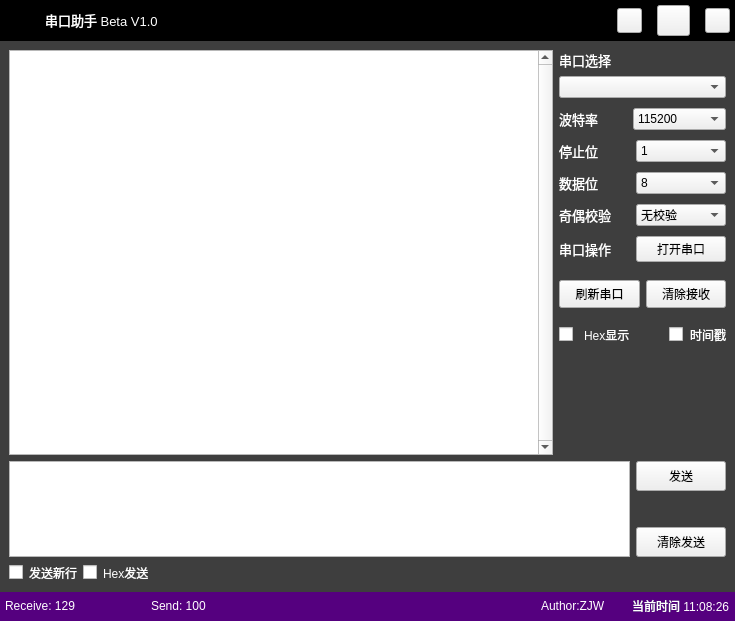
<?xml version="1.0" encoding="UTF-8"?>
<ui version="4.0">
 <class>Form</class>
 <widget class="QWidget" name="Form">
  <property name="geometry">
   <rect>
    <x>0</x>
    <y>0</y>
    <width>735</width>
    <height>621</height>
   </rect>
  </property>
  <property name="sizePolicy">
   <sizepolicy hsizetype="Preferred" vsizetype="Preferred">
    <horstretch>0</horstretch>
    <verstretch>0</verstretch>
   </sizepolicy>
  </property>
  <property name="minimumSize">
   <size>
    <width>306</width>
    <height>551</height>
   </size>
  </property>
  <property name="maximumSize">
   <size>
    <width>16777215</width>
    <height>16777215</height>
   </size>
  </property>
  <property name="baseSize">
   <size>
    <width>0</width>
    <height>0</height>
   </size>
  </property>
  <property name="mouseTracking">
   <bool>true</bool>
  </property>
  <property name="acceptDrops">
   <bool>false</bool>
  </property>
  <property name="windowTitle">
   <string>SEGCOM</string>
  </property>
  <property name="autoFillBackground">
   <bool>false</bool>
  </property>
  <layout class="QVBoxLayout" name="verticalLayout_4">
   <property name="spacing">
    <number>0</number>
   </property>
   <property name="leftMargin">
    <number>0</number>
   </property>
   <property name="topMargin">
    <number>0</number>
   </property>
   <property name="rightMargin">
    <number>0</number>
   </property>
   <property name="bottomMargin">
    <number>0</number>
   </property>
   <item>
    <widget class="QWidget" name="TitleBar" native="true">
     <property name="minimumSize">
      <size>
       <width>0</width>
       <height>41</height>
      </size>
     </property>
     <property name="maximumSize">
      <size>
       <width>16777215</width>
       <height>41</height>
      </size>
     </property>
     <property name="font">
      <font>
       <family>AcadEref</family>
      </font>
     </property>
     <property name="mouseTracking">
      <bool>true</bool>
     </property>
     <property name="styleSheet">
      <string notr="true">#TitleBar
{
	background-color: rgb(0, 0, 0);
}</string>
     </property>
     <layout class="QHBoxLayout" name="horizontalLayout_10">
      <property name="spacing">
       <number>15</number>
      </property>
      <property name="leftMargin">
       <number>5</number>
      </property>
      <property name="topMargin">
       <number>5</number>
      </property>
      <property name="rightMargin">
       <number>5</number>
      </property>
      <property name="bottomMargin">
       <number>5</number>
      </property>
      <item>
       <widget class="QLabel" name="TitleIcon">
        <property name="sizePolicy">
         <sizepolicy hsizetype="Fixed" vsizetype="Fixed">
          <horstretch>0</horstretch>
          <verstretch>0</verstretch>
         </sizepolicy>
        </property>
        <property name="minimumSize">
         <size>
          <width>25</width>
          <height>25</height>
         </size>
        </property>
        <property name="maximumSize">
         <size>
          <width>25</width>
          <height>25</height>
         </size>
        </property>
        <property name="styleSheet">
         <string notr="true">border-image: url(C:/images/title_icon.png)</string>
        </property>
        <property name="text">
         <string/>
        </property>
        <property name="alignment">
         <set>Qt::AlignLeading|Qt::AlignLeft|Qt::AlignVCenter</set>
        </property>
       </widget>
      </item>
      <item>
       <widget class="QLabel" name="TitleName">
        <property name="sizePolicy">
         <sizepolicy hsizetype="Fixed" vsizetype="Fixed">
          <horstretch>0</horstretch>
          <verstretch>0</verstretch>
         </sizepolicy>
        </property>
        <property name="maximumSize">
         <size>
          <width>210</width>
          <height>16777215</height>
         </size>
        </property>
        <property name="font">
         <font>
          <family>Arial</family>
          <pointsize>10</pointsize>
          <weight>50</weight>
          <bold>false</bold>
         </font>
        </property>
        <property name="mouseTracking">
         <bool>true</bool>
        </property>
        <property name="tabletTracking">
         <bool>false</bool>
        </property>
        <property name="styleSheet">
         <string notr="true">color: rgb(255, 255, 255);</string>
        </property>
        <property name="text">
         <string>串口助手 Beta V1.0</string>
        </property>
       </widget>
      </item>
      <item>
       <spacer name="horizontalSpacer">
        <property name="orientation">
         <enum>Qt::Horizontal</enum>
        </property>
        <property name="sizeHint" stdset="0">
         <size>
          <width>40</width>
          <height>20</height>
         </size>
        </property>
       </spacer>
      </item>
      <item>
       <widget class="QPushButton" name="MinimizeButton">
        <property name="sizePolicy">
         <sizepolicy hsizetype="Fixed" vsizetype="Fixed">
          <horstretch>0</horstretch>
          <verstretch>0</verstretch>
         </sizepolicy>
        </property>
        <property name="minimumSize">
         <size>
          <width>25</width>
          <height>25</height>
         </size>
        </property>
        <property name="maximumSize">
         <size>
          <width>25</width>
          <height>25</height>
         </size>
        </property>
        <property name="styleSheet">
         <string notr="true">QPushButton{
			border-image: url(C:/images/minimize_first.png);
}

QPushButton:hover{
			border-image: url(C:/images/minimize_latter.png);
}
</string>
        </property>
        <property name="text">
         <string/>
        </property>
       </widget>
      </item>
      <item>
       <widget class="QPushButton" name="MaximizeButton">
        <property name="sizePolicy">
         <sizepolicy hsizetype="Fixed" vsizetype="Fixed">
          <horstretch>0</horstretch>
          <verstretch>0</verstretch>
         </sizepolicy>
        </property>
        <property name="minimumSize">
         <size>
          <width>0</width>
          <height>0</height>
         </size>
        </property>
        <property name="maximumSize">
         <size>
          <width>16777215</width>
          <height>16777215</height>
         </size>
        </property>
        <property name="autoFillBackground">
         <bool>false</bool>
        </property>
        <property name="styleSheet">
         <string notr="true">QPushButton{
	border-image: url(C:/images/maximize_first.png);
	width: 25px;
	height:25px
}

QPushButton:hover{border-image: url(C:/images/maximize_latter.png);}
</string>
        </property>
        <property name="text">
         <string/>
        </property>
       </widget>
      </item>
      <item>
       <widget class="QPushButton" name="CloseButton">
        <property name="sizePolicy">
         <sizepolicy hsizetype="Fixed" vsizetype="Fixed">
          <horstretch>0</horstretch>
          <verstretch>0</verstretch>
         </sizepolicy>
        </property>
        <property name="minimumSize">
         <size>
          <width>25</width>
          <height>25</height>
         </size>
        </property>
        <property name="maximumSize">
         <size>
          <width>25</width>
          <height>25</height>
         </size>
        </property>
        <property name="styleSheet">
         <string notr="true">QPushButton{
			border-image: url(C:/images/close_first.png);
}

QPushButton:hover{
			border-image: url(C:/images/close_latter.png);
}
</string>
        </property>
        <property name="text">
         <string/>
        </property>
       </widget>
      </item>
     </layout>
    </widget>
   </item>
   <item>
    <widget class="QWidget" name="MainBackgroud" native="true">
     <property name="maximumSize">
      <size>
       <width>16777215</width>
       <height>16777215</height>
      </size>
     </property>
     <property name="mouseTracking">
      <bool>true</bool>
     </property>
     <property name="styleSheet">
      <string notr="true">#MainBackgroud
{
	background-color: rgb(62, 62, 62);
}</string>
     </property>
     <layout class="QVBoxLayout" name="verticalLayout_2">
      <item>
       <layout class="QHBoxLayout" name="horizontalLayout_8">
        <item>
         <widget class="QTextEdit" name="ReceiveEdit">
          <property name="minimumSize">
           <size>
            <width>100</width>
            <height>0</height>
           </size>
          </property>
          <property name="frameShape">
           <enum>QFrame::StyledPanel</enum>
          </property>
          <property name="verticalScrollBarPolicy">
           <enum>Qt::ScrollBarAlwaysOn</enum>
          </property>
          <property name="autoFormatting">
           <set>QTextEdit::AutoNone</set>
          </property>
          <property name="tabChangesFocus">
           <bool>false</bool>
          </property>
          <property name="undoRedoEnabled">
           <bool>false</bool>
          </property>
          <property name="lineWrapMode">
           <enum>QTextEdit::WidgetWidth</enum>
          </property>
          <property name="readOnly">
           <bool>true</bool>
          </property>
          <property name="html">
           <string>&lt;!DOCTYPE HTML PUBLIC &quot;-//W3C//DTD HTML 4.0//EN&quot; &quot;http://www.w3.org/TR/REC-html40/strict.dtd&quot;&gt;
&lt;html&gt;&lt;head&gt;&lt;meta name=&quot;qrichtext&quot; content=&quot;1&quot; /&gt;&lt;style type=&quot;text/css&quot;&gt;
p, li { white-space: pre-wrap; }
&lt;/style&gt;&lt;/head&gt;&lt;body style=&quot; font-family:'SimSun'; font-size:9pt; font-weight:400; font-style:normal;&quot;&gt;
&lt;p style=&quot;-qt-paragraph-type:empty; margin-top:0px; margin-bottom:0px; margin-left:0px; margin-right:0px; -qt-block-indent:0; text-indent:0px;&quot;&gt;&lt;br /&gt;&lt;/p&gt;&lt;/body&gt;&lt;/html&gt;</string>
          </property>
          <property name="overwriteMode">
           <bool>false</bool>
          </property>
          <property name="textInteractionFlags">
           <set>Qt::TextSelectableByMouse</set>
          </property>
          <property name="placeholderText">
           <string notr="true"/>
          </property>
         </widget>
        </item>
        <item>
         <layout class="QVBoxLayout" name="verticalLayout_5">
          <item>
           <layout class="QVBoxLayout" name="verticalLayout">
            <item>
             <widget class="QLabel" name="SerialCOMLabel">
              <property name="maximumSize">
               <size>
                <width>75</width>
                <height>20</height>
               </size>
              </property>
              <property name="font">
               <font>
                <family>AcadEref</family>
                <pointsize>10</pointsize>
               </font>
              </property>
              <property name="text">
               <string>&lt;html&gt;&lt;head/&gt;&lt;body&gt;&lt;p&gt;&lt;span style=&quot; color:#ffffff;&quot;&gt;串口选择&lt;/span&gt;&lt;/p&gt;&lt;/body&gt;&lt;/html&gt;</string>
              </property>
             </widget>
            </item>
            <item>
             <widget class="QComboBox" name="SerialCOMComboBox">
              <property name="enabled">
               <bool>true</bool>
              </property>
              <property name="sizePolicy">
               <sizepolicy hsizetype="Fixed" vsizetype="Fixed">
                <horstretch>0</horstretch>
                <verstretch>0</verstretch>
               </sizepolicy>
              </property>
              <property name="maximumSize">
               <size>
                <width>218</width>
                <height>16777215</height>
               </size>
              </property>
              <property name="currentText">
               <string/>
              </property>
             </widget>
            </item>
            <item>
             <layout class="QVBoxLayout" name="verticalLayout_6">
              <property name="topMargin">
               <number>0</number>
              </property>
              <item>
               <layout class="QHBoxLayout" name="horizontalLayout_3">
                <property name="spacing">
                 <number>0</number>
                </property>
                <property name="topMargin">
                 <number>4</number>
                </property>
                <item>
                 <widget class="QLabel" name="SerialBaudRateLabel">
                  <property name="sizePolicy">
                   <sizepolicy hsizetype="Fixed" vsizetype="Fixed">
                    <horstretch>0</horstretch>
                    <verstretch>0</verstretch>
                   </sizepolicy>
                  </property>
                  <property name="maximumSize">
                   <size>
                    <width>74</width>
                    <height>30</height>
                   </size>
                  </property>
                  <property name="font">
                   <font>
                    <family>AcadEref</family>
                    <pointsize>10</pointsize>
                   </font>
                  </property>
                  <property name="text">
                   <string>&lt;html&gt;&lt;head/&gt;&lt;body&gt;&lt;p&gt;&lt;span style=&quot; color:#ffffff;&quot;&gt;波特率&lt;/span&gt;&lt;/p&gt;&lt;/body&gt;&lt;/html&gt;</string>
                  </property>
                 </widget>
                </item>
                <item>
                 <widget class="QComboBox" name="SerialBaudRateComboBox">
                  <property name="maximumSize">
                   <size>
                    <width>113</width>
                    <height>23</height>
                   </size>
                  </property>
                  <property name="editable">
                   <bool>false</bool>
                  </property>
                  <item>
                   <property name="text">
                    <string>115200</string>
                   </property>
                  </item>
                  <item>
                   <property name="text">
                    <string>57600</string>
                   </property>
                  </item>
                  <item>
                   <property name="text">
                    <string>19200</string>
                   </property>
                  </item>
                  <item>
                   <property name="text">
                    <string>9600</string>
                   </property>
                  </item>
                  <item>
                   <property name="text">
                    <string>4800</string>
                   </property>
                  </item>
                  <item>
                   <property name="text">
                    <string>2400</string>
                   </property>
                  </item>
                  <item>
                   <property name="text">
                    <string>1200</string>
                   </property>
                  </item>
                  <item>
                   <property name="text">
                    <string>自定义</string>
                   </property>
                  </item>
                 </widget>
                </item>
               </layout>
              </item>
              <item>
               <layout class="QHBoxLayout" name="horizontalLayout_4">
                <property name="spacing">
                 <number>3</number>
                </property>
                <property name="topMargin">
                 <number>4</number>
                </property>
                <item>
                 <widget class="QLabel" name="SerialStopBitsLabel">
                  <property name="sizePolicy">
                   <sizepolicy hsizetype="Fixed" vsizetype="Fixed">
                    <horstretch>0</horstretch>
                    <verstretch>0</verstretch>
                   </sizepolicy>
                  </property>
                  <property name="maximumSize">
                   <size>
                    <width>74</width>
                    <height>30</height>
                   </size>
                  </property>
                  <property name="font">
                   <font>
                    <family>AcadEref</family>
                    <pointsize>10</pointsize>
                   </font>
                  </property>
                  <property name="text">
                   <string>&lt;html&gt;&lt;head/&gt;&lt;body&gt;&lt;p&gt;&lt;span style=&quot; color:#ffffff;&quot;&gt;停止位&lt;/span&gt;&lt;/p&gt;&lt;/body&gt;&lt;/html&gt;</string>
                  </property>
                 </widget>
                </item>
                <item>
                 <widget class="QComboBox" name="SerialStopBitsComboBox">
                  <property name="maximumSize">
                   <size>
                    <width>113</width>
                    <height>23</height>
                   </size>
                  </property>
                  <item>
                   <property name="text">
                    <string>1</string>
                   </property>
                  </item>
                  <item>
                   <property name="text">
                    <string>1.5</string>
                   </property>
                  </item>
                  <item>
                   <property name="text">
                    <string>2</string>
                   </property>
                  </item>
                 </widget>
                </item>
               </layout>
              </item>
              <item>
               <layout class="QHBoxLayout" name="horizontalLayout_5">
                <property name="spacing">
                 <number>3</number>
                </property>
                <property name="leftMargin">
                 <number>0</number>
                </property>
                <property name="topMargin">
                 <number>4</number>
                </property>
                <item>
                 <widget class="QLabel" name="SerialDataBitsLabel">
                  <property name="sizePolicy">
                   <sizepolicy hsizetype="Fixed" vsizetype="Fixed">
                    <horstretch>0</horstretch>
                    <verstretch>0</verstretch>
                   </sizepolicy>
                  </property>
                  <property name="maximumSize">
                   <size>
                    <width>74</width>
                    <height>30</height>
                   </size>
                  </property>
                  <property name="font">
                   <font>
                    <family>AcadEref</family>
                    <pointsize>10</pointsize>
                   </font>
                  </property>
                  <property name="text">
                   <string>&lt;html&gt;&lt;head/&gt;&lt;body&gt;&lt;p&gt;&lt;span style=&quot; color:#ffffff;&quot;&gt;数据位&lt;/span&gt;&lt;/p&gt;&lt;/body&gt;&lt;/html&gt;</string>
                  </property>
                 </widget>
                </item>
                <item>
                 <widget class="QComboBox" name="SerialDataBitsComboBox">
                  <property name="maximumSize">
                   <size>
                    <width>113</width>
                    <height>23</height>
                   </size>
                  </property>
                  <item>
                   <property name="text">
                    <string>8</string>
                   </property>
                  </item>
                  <item>
                   <property name="text">
                    <string>7</string>
                   </property>
                  </item>
                  <item>
                   <property name="text">
                    <string>6</string>
                   </property>
                  </item>
                  <item>
                   <property name="text">
                    <string>5</string>
                   </property>
                  </item>
                 </widget>
                </item>
               </layout>
              </item>
              <item>
               <layout class="QHBoxLayout" name="horizontalLayout_6">
                <property name="spacing">
                 <number>3</number>
                </property>
                <property name="topMargin">
                 <number>4</number>
                </property>
                <item>
                 <widget class="QLabel" name="SerialParityLabel">
                  <property name="sizePolicy">
                   <sizepolicy hsizetype="Fixed" vsizetype="Fixed">
                    <horstretch>0</horstretch>
                    <verstretch>0</verstretch>
                   </sizepolicy>
                  </property>
                  <property name="maximumSize">
                   <size>
                    <width>74</width>
                    <height>30</height>
                   </size>
                  </property>
                  <property name="font">
                   <font>
                    <family>AcadEref</family>
                    <pointsize>10</pointsize>
                   </font>
                  </property>
                  <property name="text">
                   <string>&lt;html&gt;&lt;head/&gt;&lt;body&gt;&lt;p&gt;&lt;span style=&quot; color:#ffffff;&quot;&gt;奇偶校验&lt;/span&gt;&lt;/p&gt;&lt;/body&gt;&lt;/html&gt;</string>
                  </property>
                 </widget>
                </item>
                <item>
                 <widget class="QComboBox" name="SerialParityComboBox">
                  <property name="maximumSize">
                   <size>
                    <width>113</width>
                    <height>23</height>
                   </size>
                  </property>
                  <property name="toolTipDuration">
                   <number>0</number>
                  </property>
                  <property name="currentIndex">
                   <number>0</number>
                  </property>
                  <property name="maxVisibleItems">
                   <number>10</number>
                  </property>
                  <item>
                   <property name="text">
                    <string>无校验</string>
                   </property>
                  </item>
                  <item>
                   <property name="text">
                    <string>奇校验</string>
                   </property>
                  </item>
                  <item>
                   <property name="text">
                    <string>偶校验</string>
                   </property>
                  </item>
                 </widget>
                </item>
               </layout>
              </item>
              <item>
               <layout class="QHBoxLayout" name="horizontalLayout_7">
                <property name="spacing">
                 <number>3</number>
                </property>
                <property name="topMargin">
                 <number>4</number>
                </property>
                <property name="bottomMargin">
                 <number>0</number>
                </property>
                <item>
                 <widget class="QLabel" name="OpenLabel">
                  <property name="sizePolicy">
                   <sizepolicy hsizetype="Fixed" vsizetype="Fixed">
                    <horstretch>0</horstretch>
                    <verstretch>0</verstretch>
                   </sizepolicy>
                  </property>
                  <property name="maximumSize">
                   <size>
                    <width>74</width>
                    <height>30</height>
                   </size>
                  </property>
                  <property name="font">
                   <font>
                    <family>AcadEref</family>
                    <pointsize>10</pointsize>
                   </font>
                  </property>
                  <property name="text">
                   <string>&lt;html&gt;&lt;head/&gt;&lt;body&gt;&lt;p&gt;&lt;span style=&quot; color:#ffffff;&quot;&gt;串口操作&lt;/span&gt;&lt;/p&gt;&lt;/body&gt;&lt;/html&gt;</string>
                  </property>
                 </widget>
                </item>
                <item>
                 <widget class="QPushButton" name="OpenButton">
                  <property name="maximumSize">
                   <size>
                    <width>113</width>
                    <height>31</height>
                   </size>
                  </property>
                  <property name="text">
                   <string>打开串口</string>
                  </property>
                 </widget>
                </item>
               </layout>
              </item>
             </layout>
            </item>
           </layout>
          </item>
          <item>
           <layout class="QHBoxLayout" name="horizontalLayout">
            <property name="topMargin">
             <number>12</number>
            </property>
            <item>
             <widget class="QPushButton" name="RefreshComButton">
              <property name="minimumSize">
               <size>
                <width>81</width>
                <height>28</height>
               </size>
              </property>
              <property name="maximumSize">
               <size>
                <width>81</width>
                <height>28</height>
               </size>
              </property>
              <property name="text">
               <string>刷新串口</string>
              </property>
             </widget>
            </item>
            <item>
             <widget class="QPushButton" name="ClearReceiveButton">
              <property name="sizePolicy">
               <sizepolicy hsizetype="Preferred" vsizetype="Preferred">
                <horstretch>0</horstretch>
                <verstretch>0</verstretch>
               </sizepolicy>
              </property>
              <property name="maximumSize">
               <size>
                <width>81</width>
                <height>28</height>
               </size>
              </property>
              <property name="text">
               <string>清除接收</string>
              </property>
             </widget>
            </item>
           </layout>
          </item>
          <item>
           <layout class="QHBoxLayout" name="horizontalLayout_9">
            <property name="spacing">
             <number>7</number>
            </property>
            <property name="topMargin">
             <number>12</number>
            </property>
            <item>
             <layout class="QHBoxLayout" name="horizontalLayout_19">
              <property name="spacing">
               <number>7</number>
              </property>
              <item>
               <widget class="QCheckBox" name="HexDisplayCheckBox">
                <property name="sizePolicy">
                 <sizepolicy hsizetype="Fixed" vsizetype="Fixed">
                  <horstretch>0</horstretch>
                  <verstretch>0</verstretch>
                 </sizepolicy>
                </property>
                <property name="maximumSize">
                 <size>
                  <width>18</width>
                  <height>16777215</height>
                 </size>
                </property>
                <property name="styleSheet">
                 <string notr="true"/>
                </property>
                <property name="text">
                 <string/>
                </property>
               </widget>
              </item>
              <item alignment="Qt::AlignLeft|Qt::AlignVCenter">
               <widget class="QLabel" name="label">
                <property name="sizePolicy">
                 <sizepolicy hsizetype="Preferred" vsizetype="Preferred">
                  <horstretch>0</horstretch>
                  <verstretch>0</verstretch>
                 </sizepolicy>
                </property>
                <property name="styleSheet">
                 <string notr="true">color: rgb(255, 255, 255);</string>
                </property>
                <property name="text">
                 <string>Hex显示</string>
                </property>
               </widget>
              </item>
             </layout>
            </item>
            <item>
             <layout class="QHBoxLayout" name="horizontalLayout_18">
              <property name="spacing">
               <number>7</number>
              </property>
              <item alignment="Qt::AlignRight|Qt::AlignVCenter">
               <widget class="QCheckBox" name="TimeShowCheckBox">
                <property name="maximumSize">
                 <size>
                  <width>17</width>
                  <height>16777215</height>
                 </size>
                </property>
                <property name="text">
                 <string/>
                </property>
               </widget>
              </item>
              <item alignment="Qt::AlignHCenter">
               <widget class="QLabel" name="label_5">
                <property name="sizePolicy">
                 <sizepolicy hsizetype="Preferred" vsizetype="Preferred">
                  <horstretch>0</horstretch>
                  <verstretch>0</verstretch>
                 </sizepolicy>
                </property>
                <property name="styleSheet">
                 <string notr="true">color: rgb(255, 255, 255);</string>
                </property>
                <property name="text">
                 <string>时间戳</string>
                </property>
               </widget>
              </item>
             </layout>
            </item>
           </layout>
          </item>
          <item>
           <spacer name="verticalSpacer">
            <property name="orientation">
             <enum>Qt::Vertical</enum>
            </property>
            <property name="sizeHint" stdset="0">
             <size>
              <width>20</width>
              <height>40</height>
             </size>
            </property>
           </spacer>
          </item>
         </layout>
        </item>
       </layout>
      </item>
      <item>
       <layout class="QHBoxLayout" name="horizontalLayout_2">
        <property name="sizeConstraint">
         <enum>QLayout::SetFixedSize</enum>
        </property>
        <property name="leftMargin">
         <number>0</number>
        </property>
        <property name="topMargin">
         <number>0</number>
        </property>
        <item>
         <widget class="QTextEdit" name="SendEdit">
          <property name="sizePolicy">
           <sizepolicy hsizetype="Expanding" vsizetype="Fixed">
            <horstretch>0</horstretch>
            <verstretch>0</verstretch>
           </sizepolicy>
          </property>
          <property name="minimumSize">
           <size>
            <width>168</width>
            <height>79</height>
           </size>
          </property>
          <property name="maximumSize">
           <size>
            <width>16777215</width>
            <height>100</height>
           </size>
          </property>
         </widget>
        </item>
        <item>
         <layout class="QVBoxLayout" name="verticalLayout_3">
          <property name="spacing">
           <number>36</number>
          </property>
          <item>
           <widget class="QPushButton" name="SendButton">
            <property name="minimumSize">
             <size>
              <width>90</width>
              <height>0</height>
             </size>
            </property>
            <property name="maximumSize">
             <size>
              <width>113</width>
              <height>30</height>
             </size>
            </property>
            <property name="text">
             <string>发送</string>
            </property>
           </widget>
          </item>
          <item>
           <widget class="QPushButton" name="ClearSendButton">
            <property name="minimumSize">
             <size>
              <width>90</width>
              <height>0</height>
             </size>
            </property>
            <property name="maximumSize">
             <size>
              <width>113</width>
              <height>30</height>
             </size>
            </property>
            <property name="text">
             <string>清除发送</string>
            </property>
           </widget>
          </item>
         </layout>
        </item>
       </layout>
      </item>
      <item>
       <layout class="QHBoxLayout" name="horizontalLayout_15">
        <item>
         <layout class="QHBoxLayout" name="horizontalLayout_14">
          <item>
           <widget class="QCheckBox" name="SendBlankCheckBox">
            <property name="styleSheet">
             <string notr="true"/>
            </property>
            <property name="text">
             <string/>
            </property>
           </widget>
          </item>
          <item>
           <widget class="QLabel" name="label_2">
            <property name="styleSheet">
             <string notr="true">color: rgb(255, 255, 255);</string>
            </property>
            <property name="text">
             <string>发送新行</string>
            </property>
           </widget>
          </item>
         </layout>
        </item>
        <item>
         <layout class="QHBoxLayout" name="horizontalLayout_12">
          <item>
           <widget class="QCheckBox" name="HexSendCheckBox">
            <property name="styleSheet">
             <string notr="true"/>
            </property>
            <property name="text">
             <string/>
            </property>
           </widget>
          </item>
          <item>
           <widget class="QLabel" name="label_3">
            <property name="styleSheet">
             <string notr="true">color: rgb(255, 255, 255);</string>
            </property>
            <property name="text">
             <string>Hex发送</string>
            </property>
           </widget>
          </item>
         </layout>
        </item>
        <item>
         <spacer name="horizontalSpacer_3">
          <property name="orientation">
           <enum>Qt::Horizontal</enum>
          </property>
          <property name="sizeHint" stdset="0">
           <size>
            <width>40</width>
            <height>20</height>
           </size>
          </property>
         </spacer>
        </item>
       </layout>
      </item>
     </layout>
    </widget>
   </item>
   <item>
    <widget class="QWidget" name="BottomBar" native="true">
     <property name="maximumSize">
      <size>
       <width>16777215</width>
       <height>29</height>
      </size>
     </property>
     <property name="mouseTracking">
      <bool>true</bool>
     </property>
     <property name="styleSheet">
      <string notr="true">background-color: rgb(85, 0, 127);</string>
     </property>
     <layout class="QHBoxLayout" name="horizontalLayout_16">
      <property name="leftMargin">
       <number>5</number>
      </property>
      <property name="topMargin">
       <number>5</number>
      </property>
      <property name="rightMargin">
       <number>5</number>
      </property>
      <property name="bottomMargin">
       <number>5</number>
      </property>
      <item>
       <layout class="QHBoxLayout" name="horizontalLayout_11">
        <property name="spacing">
         <number>26</number>
        </property>
        <item>
         <widget class="QLabel" name="ReceiveNumlabel">
          <property name="minimumSize">
           <size>
            <width>120</width>
            <height>0</height>
           </size>
          </property>
          <property name="maximumSize">
           <size>
            <width>120</width>
            <height>16777215</height>
           </size>
          </property>
          <property name="styleSheet">
           <string notr="true">color: rgb(255, 255, 255);</string>
          </property>
          <property name="text">
           <string>&lt;html&gt;&lt;head/&gt;&lt;body&gt;&lt;p&gt;Receive: 129&lt;/p&gt;&lt;/body&gt;&lt;/html&gt;</string>
          </property>
         </widget>
        </item>
        <item>
         <widget class="QLabel" name="SendNumlabel">
          <property name="minimumSize">
           <size>
            <width>120</width>
            <height>0</height>
           </size>
          </property>
          <property name="maximumSize">
           <size>
            <width>100</width>
            <height>16777215</height>
           </size>
          </property>
          <property name="styleSheet">
           <string notr="true">color: rgb(255, 255, 255);</string>
          </property>
          <property name="text">
           <string>&lt;html&gt;&lt;head/&gt;&lt;body&gt;&lt;p&gt;Send: 100&lt;/p&gt;&lt;/body&gt;&lt;/html&gt;</string>
          </property>
         </widget>
        </item>
       </layout>
      </item>
      <item>
       <spacer name="horizontalSpacer_2">
        <property name="orientation">
         <enum>Qt::Horizontal</enum>
        </property>
        <property name="sizeHint" stdset="0">
         <size>
          <width>40</width>
          <height>20</height>
         </size>
        </property>
       </spacer>
      </item>
      <item>
       <layout class="QHBoxLayout" name="horizontalLayout_13">
        <property name="spacing">
         <number>26</number>
        </property>
        <item>
         <widget class="QLabel" name="label_4">
          <property name="styleSheet">
           <string notr="true">color: rgb(255, 255, 255);</string>
          </property>
          <property name="text">
           <string>&lt;html&gt;&lt;head/&gt;&lt;body&gt;&lt;p&gt;Author:ZJW&lt;/p&gt;&lt;/body&gt;&lt;/html&gt;</string>
          </property>
         </widget>
        </item>
        <item>
         <widget class="QLabel" name="Timelabel">
          <property name="maximumSize">
           <size>
            <width>141</width>
            <height>16777215</height>
           </size>
          </property>
          <property name="styleSheet">
           <string notr="true">color: rgb(255, 255, 255);</string>
          </property>
          <property name="text">
           <string>&lt;html&gt;&lt;head/&gt;&lt;body&gt;&lt;p&gt;当前时间 11:08:26&lt;/p&gt;&lt;/body&gt;&lt;/html&gt;</string>
          </property>
         </widget>
        </item>
       </layout>
      </item>
     </layout>
    </widget>
   </item>
  </layout>
  <zorder>BottomBar</zorder>
  <zorder>TitleBar</zorder>
  <zorder>MainBackgroud</zorder>
 </widget>
 <resources/>
 <connections/>
</ui>
